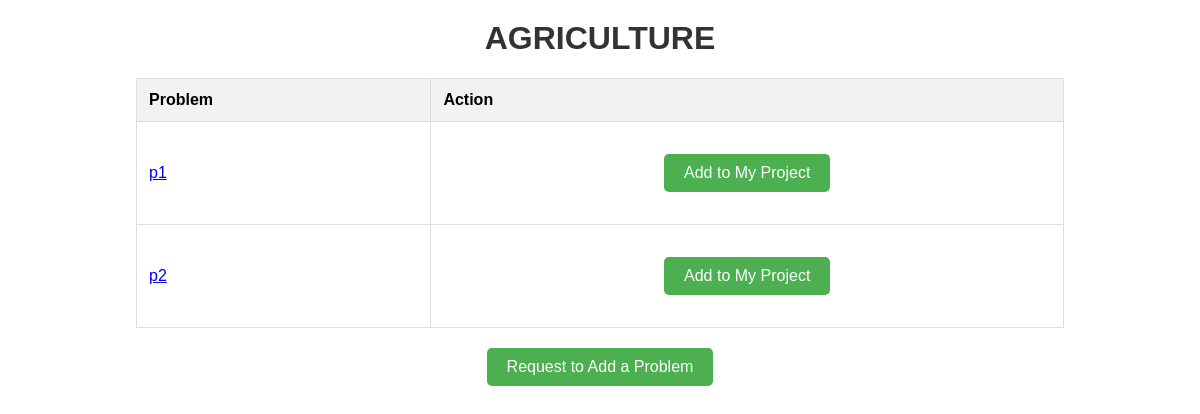
Page /agriculture/ on the earlier database version.
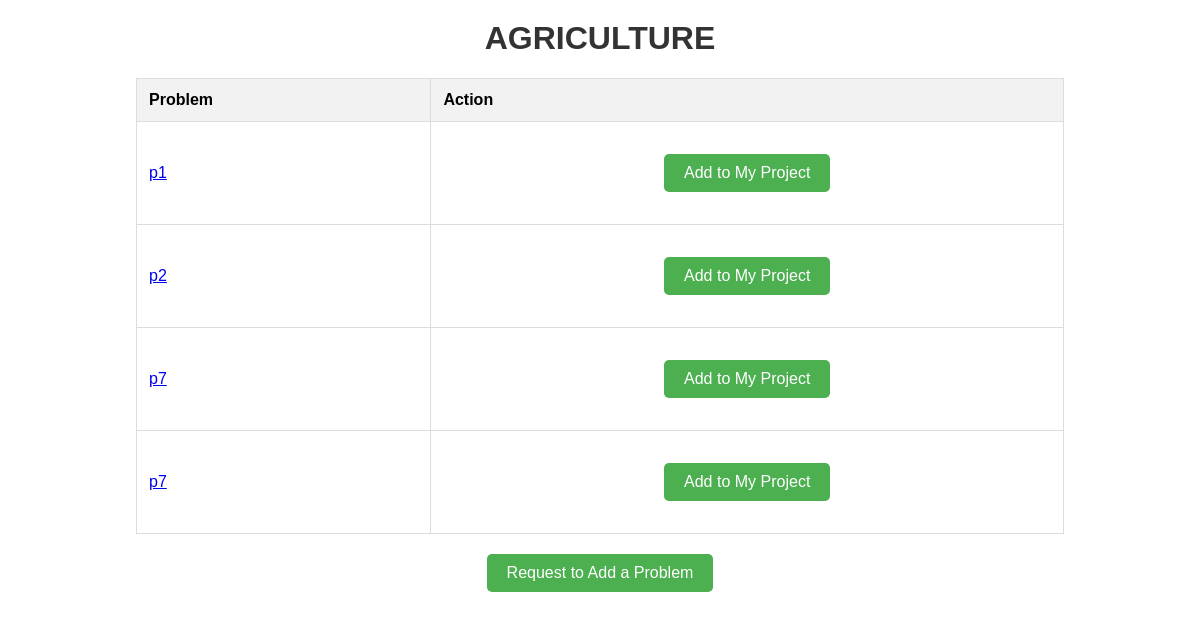
Same page on the later database version.
### app1/models.py (models this page shows, shortened)
class Problems(models.Model):
    sector = models.CharField(max_length=20)
    problem = models.CharField(max_length=100)  # Add the 'problem' field
    summary = models.TextField()  # Add the 'summary' field
    reff_link = models.URLField(max_length=200)

### app1/views.py (the view)
# urls.py: path('agriculture/', views.agriculture, name='agriculture'),
def agriculture(request):
    problems = Problems.objects.filter(sector='agriculture')
    return render(request, 'agriculture.html',{'problems': problems})

### templates/agriculture.html (shortened to what this page needs)
<h1>AGRICULTURE</h1>
<table>
    <thead>
        <tr>
            <th>Problem</th>
            <th>Action</th>
        </tr>
    </thead>
    <tbody>
        {% for problem in problems %}
            <tr>
                <td><a href="{% url 'problem_detail' problem.id %}">{{ problem.problem }}</a></td>
                <td>
                    <form method="post">
                        <button type="submit">Add to My Project</button>
                    </form>
                </td>
            </tr>
        {% endfor %}
    </tbody>
</table>
<button type="button">Request to Add a Problem</button>

Differences in the rows shown:
added Problems: problem "p7"
added Problems: problem "p7"
